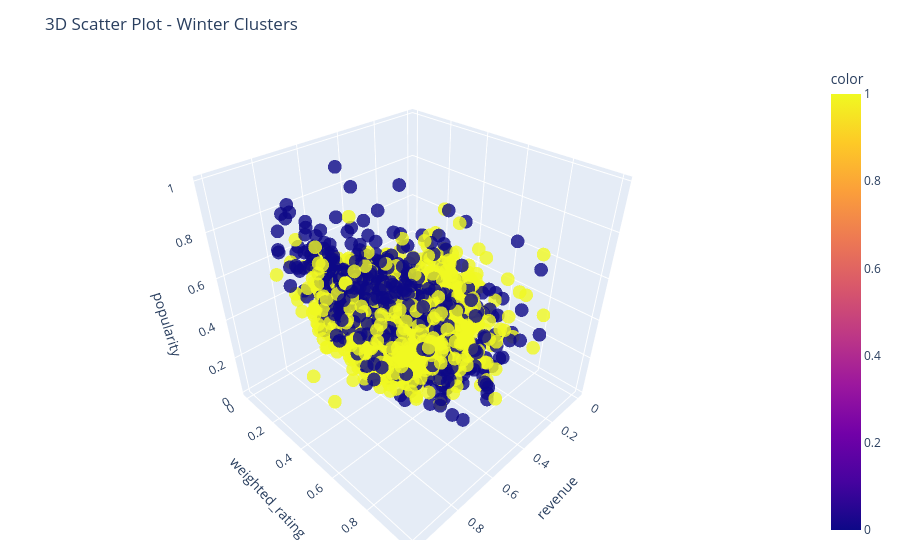

The cell this chart's notebook holds for it:
### Code cell
# Winter season
evaluate_kmeans_clustering(winter, k_range=range(1, 8), random_state=42, plot_title='Elbow & Silhouette Analysis')

kmeans_modelWI, labelsWI = fit_kmeans(winter, n_clusters=2)

plot_3d(winter, x_col='revenue', y_col='weighted_rating', z_col='popularity', color_col=labelsWI, title='3D Scatter Plot - Winter Clusters')

add_cluster_labels(winter, labelsWI, label_col='cluster')

revert_log1p(winter, ['revenue', 'popularity'])

cluster_statsWI = winter.groupby('cluster').agg({
    'revenue': ['mean', 'median', 'min', 'max'],
    'weighted_rating': ['mean', 'median', 'min', 'max'],
    'popularity': ['mean', 'median', 'min', 'max']
}).round(1)

print("\n📊 Cluster-wise statistics - Winter:")
display(cluster_statsWI)

### Figure 1 — Plotly figure (JSON) as saved in the notebook; plotly's stock layout.template omitted (floating-point values rounded to 4 significant figures; data arrays with more than 128 entries replaced by an {"elided": "..."} marker saying what was removed)
{"data": [{"hovertemplate": "revenue=%{x}<br>weighted_rating=%{y}<br>popularity=%{z}<br>color=%{marker.color}<extra></extra>", "legendgroup": "", "marker": {"color": {"elided": "2215 int values"}, "coloraxis": "coloraxis", "opacity": 0.8, "symbol": "circle"}, "mode": "markers", "name": "", "scene": "scene", "showlegend": false, "type": "scatter3d", "x": {"elided": "2215 float values"}, "y": {"elided": "2215 float values"}, "z": {"elided": "2215 float values"}}], "layout": {"coloraxis": {"colorbar": {"title": {"text": "color"}}, "colorscale": [[0, "#0d0887"], [0.1111, "#46039f"], [0.2222, "#7201a8"], [0.3333, "#9c179e"], [0.4444, "#bd3786"], [0.5556, "#d8576b"], [0.6667, "#ed7953"], [0.7778, "#fb9f3a"], [0.8889, "#fdca26"], [1, "#f0f921"]]}, "legend": {"tracegroupgap": 0}, "margin": {"b": 20, "l": 20, "r": 20, "t": 60}, "scene": {"domain": {"x": [0, 1], "y": [0, 1]}, "xaxis": {"title": {"text": "revenue"}}, "yaxis": {"title": {"text": "weighted_rating"}}, "zaxis": {"title": {"text": "popularity"}}}, "title": {"text": "3D Scatter Plot - Winter Clusters"}}}
